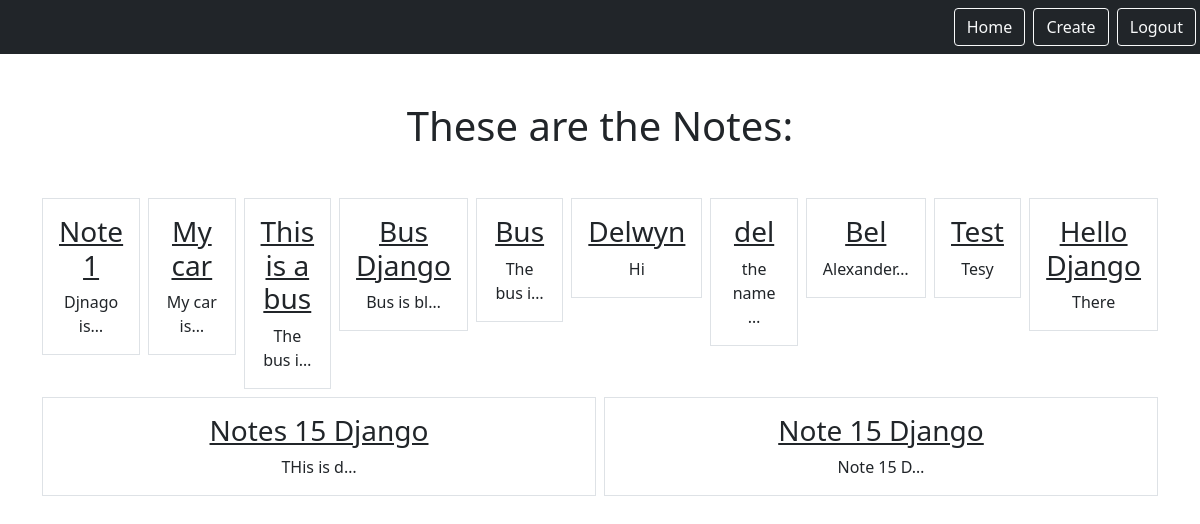
Page /smart/notes/ (signed in) on the committed database.
### notes/models.py (models this page shows)
class Notes(models.Model):
    title=models.CharField(max_length=200)
    text=models.TextField()
    created=models.DateTimeField(auto_now_add=True)
    user = models.ForeignKey(User, on_delete=models.CASCADE, related_name="notes")

### notes/views.py (the view)
# urls.py: path('notes/',views.NotesListView.as_view(), name ='notes.list'),
class NotesListView(LoginRequiredMixin,ListView):
    model = Notes
    context_object_name = 'notes'
    template_name = 'notes/notes_list.html'
    login_url='/admin'
    def get_queryset(self):
        return self.request.user.notes.all()

### notes/templates/notes/notes_list.html
{% extends "base.html" %}
    {% block content %}
        <h1 class="my-5"> These are the Notes: </h1>
        <div class="row row-cols3 g-2">
            {% for note in notes %}
            <div class="col">
                <div class="p-3 border">
                    <a href="{% url 'notes.detail' pk=note.id %}" class="text-dark text-decoration-non" ><h3> {{note.title}}</h3></a>
                    {{note.text|truncatechars:10}}
                </div>
            </div>
            {% endfor %}
        </div>
    {% endblock %}

### static/templates/base.html (shortened to what this page needs)
{% load static %}
<html>
    <head>
        <link href="https://cdn.jsdelivr.net/npm/bootstrap@5.0.2/dist/css/bootstrap.min.css" rel="stylesheet">
    </head>
    <body>
        <nav class='navbar navbar-dark bg-dark'>
            <div class='ms-auto'>
                {% if user.is_authenticated %}
                <a href="{% url 'notes.list'%}" class='btn btn-outline-light me-1'> Home </a>
                <a href="{% url 'notes.new'%}" class='btn btn-outline-light me-1'> Create </a>
                <a href="{% url 'logout'%}" class='btn btn-outline-light me-1'> Logout </a>
                {% else %}
                <a href="{% url 'login'%}" class='btn btn-outline-light me-1'> Login </a>
                <a href="{% url 'signup'%}" class='btn btn-outline-light me-1'> Signup </a>
                {% endif %}
            </div>
        </nav>
        <div class="my-5 text-center container">
        {% block content %}
        {% endblock %}
        </div>
    </body>
</html>

### rows in the picture
Notes: title "Note 1", text "Djnago is…"
Notes: title "My car", text "My car is…"
Notes: title "This is a bus", text "The bus i…"
Notes: title "Bus Django", text "Bus is bl…"
Notes: title "Bus", text "The bus i…"
Notes: title "Delwyn", text "Hi"
Notes: title "del", text "the name …"
Notes: title "Bel", text "Alexander…"
Notes: title "Test", text "Tesy"
Notes: title "Hello Django", text "There"
Notes: title "Notes 15 Django", text "THis is d…"
Notes: title "Note 15 Django", text "Note 15 D…"
